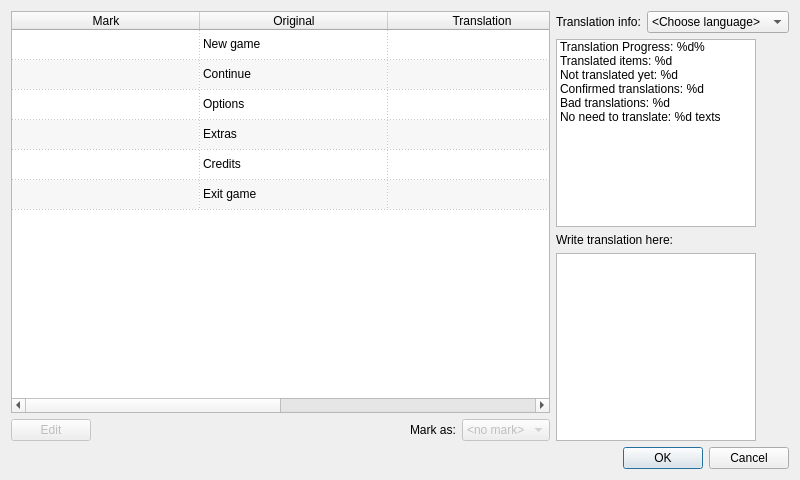
<?xml version="1.0" encoding="UTF-8"?>
<ui version="4.0">
 <class>DialogLocalizationEditor</class>
 <widget class="QDialog" name="DialogLocalizationEditor">
  <property name="windowModality">
   <enum>Qt::WindowModal</enum>
  </property>
  <property name="geometry">
   <rect>
    <x>0</x>
    <y>0</y>
    <width>800</width>
    <height>480</height>
   </rect>
  </property>
  <property name="sizePolicy">
   <sizepolicy hsizetype="Fixed" vsizetype="Fixed">
    <horstretch>0</horstretch>
    <verstretch>0</verstretch>
   </sizepolicy>
  </property>
  <property name="maximumSize">
   <size>
    <width>800</width>
    <height>480</height>
   </size>
  </property>
  <property name="windowTitle">
   <string>Localization Editor</string>
  </property>
  <property name="modal">
   <bool>true</bool>
  </property>
  <layout class="QVBoxLayout" name="verticalLayout">
   <item>
    <layout class="QHBoxLayout" name="horizontalLayout">
     <item>
      <layout class="QVBoxLayout" name="verticalLayout_2">
       <item>
        <widget class="QTableWidget" name="tableWidget">
         <property name="alternatingRowColors">
          <bool>true</bool>
         </property>
         <property name="selectionMode">
          <enum>QAbstractItemView::SingleSelection</enum>
         </property>
         <property name="selectionBehavior">
          <enum>QAbstractItemView::SelectRows</enum>
         </property>
         <property name="gridStyle">
          <enum>Qt::DotLine</enum>
         </property>
         <attribute name="horizontalHeaderVisible">
          <bool>true</bool>
         </attribute>
         <attribute name="horizontalHeaderCascadingSectionResizes">
          <bool>false</bool>
         </attribute>
         <attribute name="horizontalHeaderDefaultSectionSize">
          <number>188</number>
         </attribute>
         <attribute name="horizontalHeaderHighlightSections">
          <bool>true</bool>
         </attribute>
         <attribute name="verticalHeaderVisible">
          <bool>false</bool>
         </attribute>
         <attribute name="verticalHeaderHighlightSections">
          <bool>false</bool>
         </attribute>
         <row>
          <property name="text">
           <string>line</string>
          </property>
         </row>
         <row>
          <property name="text">
           <string>Новая строка</string>
          </property>
         </row>
         <row>
          <property name="text">
           <string>Новая строка</string>
          </property>
         </row>
         <row>
          <property name="text">
           <string>Новая строка</string>
          </property>
         </row>
         <row>
          <property name="text">
           <string>Новая строка</string>
          </property>
         </row>
         <row>
          <property name="text">
           <string>Новая строка</string>
          </property>
         </row>
         <column>
          <property name="text">
           <string>Mark</string>
          </property>
         </column>
         <column>
          <property name="text">
           <string>Original</string>
          </property>
         </column>
         <column>
          <property name="text">
           <string>Translation</string>
          </property>
         </column>
         <column>
          <property name="text">
           <string>Location</string>
          </property>
         </column>
         <item row="0" column="1">
          <property name="text">
           <string>New game</string>
          </property>
         </item>
         <item row="0" column="3">
          <property name="text">
           <string>System Vocab</string>
          </property>
         </item>
         <item row="1" column="1">
          <property name="text">
           <string>Continue</string>
          </property>
         </item>
         <item row="1" column="3">
          <property name="text">
           <string>System Vocab</string>
          </property>
         </item>
         <item row="2" column="1">
          <property name="text">
           <string>Options</string>
          </property>
         </item>
         <item row="2" column="3">
          <property name="text">
           <string>System Vocab</string>
          </property>
         </item>
         <item row="3" column="1">
          <property name="text">
           <string>Extras</string>
          </property>
         </item>
         <item row="3" column="3">
          <property name="text">
           <string>System Vocab</string>
          </property>
         </item>
         <item row="4" column="1">
          <property name="text">
           <string>Credits</string>
          </property>
         </item>
         <item row="4" column="3">
          <property name="text">
           <string>System Vocab</string>
          </property>
         </item>
         <item row="5" column="1">
          <property name="text">
           <string>Exit game</string>
          </property>
         </item>
         <item row="5" column="3">
          <property name="text">
           <string>System Vocab</string>
          </property>
         </item>
        </widget>
       </item>
       <item>
        <layout class="QHBoxLayout" name="horizontalLayout_3">
         <item>
          <widget class="QPushButton" name="buttonEditRow">
           <property name="enabled">
            <bool>false</bool>
           </property>
           <property name="text">
            <string>Edit</string>
           </property>
          </widget>
         </item>
         <item>
          <spacer name="horizontalSpacer">
           <property name="orientation">
            <enum>Qt::Horizontal</enum>
           </property>
           <property name="sizeHint" stdset="0">
            <size>
             <width>40</width>
             <height>20</height>
            </size>
           </property>
          </spacer>
         </item>
         <item>
          <widget class="QLabel" name="label_4">
           <property name="text">
            <string>Mark as:</string>
           </property>
          </widget>
         </item>
         <item>
          <widget class="QComboBox" name="comboSetMark">
           <property name="enabled">
            <bool>false</bool>
           </property>
           <item>
            <property name="text">
             <string>&lt;no mark&gt;</string>
            </property>
           </item>
           <item>
            <property name="text">
             <string>Confirmed</string>
            </property>
           </item>
           <item>
            <property name="text">
             <string>Rewrite</string>
            </property>
           </item>
           <item>
            <property name="text">
             <string>Needless</string>
            </property>
           </item>
          </widget>
         </item>
        </layout>
       </item>
      </layout>
     </item>
     <item>
      <layout class="QVBoxLayout" name="verticalLayout_3">
       <item>
        <layout class="QHBoxLayout" name="horizontalLayout_2">
         <item>
          <widget class="QLabel" name="label_2">
           <property name="text">
            <string>Translation info:</string>
           </property>
          </widget>
         </item>
         <item>
          <widget class="QComboBox" name="comboBox">
           <item>
            <property name="text">
             <string>&lt;Choose language&gt;</string>
            </property>
           </item>
           <item>
            <property name="text">
             <string>French</string>
            </property>
           </item>
           <item>
            <property name="text">
             <string>Deutch</string>
            </property>
           </item>
           <item>
            <property name="text">
             <string>Japaneese</string>
            </property>
           </item>
           <item>
            <property name="text">
             <string>Russian</string>
            </property>
           </item>
          </widget>
         </item>
        </layout>
       </item>
       <item>
        <widget class="QListWidget" name="listWidget_2">
         <property name="sizePolicy">
          <sizepolicy hsizetype="Fixed" vsizetype="Expanding">
           <horstretch>0</horstretch>
           <verstretch>0</verstretch>
          </sizepolicy>
         </property>
         <property name="maximumSize">
          <size>
           <width>200</width>
           <height>16777215</height>
          </size>
         </property>
         <item>
          <property name="text">
           <string>Translation Progress: %d%</string>
          </property>
         </item>
         <item>
          <property name="text">
           <string>Translated items: %d</string>
          </property>
         </item>
         <item>
          <property name="text">
           <string>Not translated yet: %d</string>
          </property>
         </item>
         <item>
          <property name="text">
           <string>Confirmed translations: %d</string>
          </property>
         </item>
         <item>
          <property name="text">
           <string>Bad translations: %d</string>
          </property>
         </item>
         <item>
          <property name="text">
           <string>No need to translate: %d texts</string>
          </property>
         </item>
        </widget>
       </item>
       <item>
        <widget class="QLabel" name="label_3">
         <property name="sizePolicy">
          <sizepolicy hsizetype="Preferred" vsizetype="Preferred">
           <horstretch>0</horstretch>
           <verstretch>0</verstretch>
          </sizepolicy>
         </property>
         <property name="text">
          <string>Write translation here:</string>
         </property>
        </widget>
       </item>
       <item>
        <widget class="QTextEdit" name="textEdit">
         <property name="sizePolicy">
          <sizepolicy hsizetype="Fixed" vsizetype="Expanding">
           <horstretch>0</horstretch>
           <verstretch>0</verstretch>
          </sizepolicy>
         </property>
         <property name="maximumSize">
          <size>
           <width>200</width>
           <height>16777215</height>
          </size>
         </property>
        </widget>
       </item>
      </layout>
     </item>
    </layout>
   </item>
   <item>
    <widget class="QDialogButtonBox" name="buttonBox">
     <property name="orientation">
      <enum>Qt::Horizontal</enum>
     </property>
     <property name="standardButtons">
      <set>QDialogButtonBox::Cancel|QDialogButtonBox::Ok</set>
     </property>
    </widget>
   </item>
  </layout>
 </widget>
 <resources/>
 <connections>
  <connection>
   <sender>buttonBox</sender>
   <signal>accepted()</signal>
   <receiver>DialogLocalizationEditor</receiver>
   <slot>accept()</slot>
   <hints>
    <hint type="sourcelabel">
     <x>248</x>
     <y>254</y>
    </hint>
    <hint type="destinationlabel">
     <x>157</x>
     <y>274</y>
    </hint>
   </hints>
  </connection>
  <connection>
   <sender>buttonBox</sender>
   <signal>rejected()</signal>
   <receiver>DialogLocalizationEditor</receiver>
   <slot>reject()</slot>
   <hints>
    <hint type="sourcelabel">
     <x>316</x>
     <y>260</y>
    </hint>
    <hint type="destinationlabel">
     <x>286</x>
     <y>274</y>
    </hint>
   </hints>
  </connection>
 </connections>
</ui>
